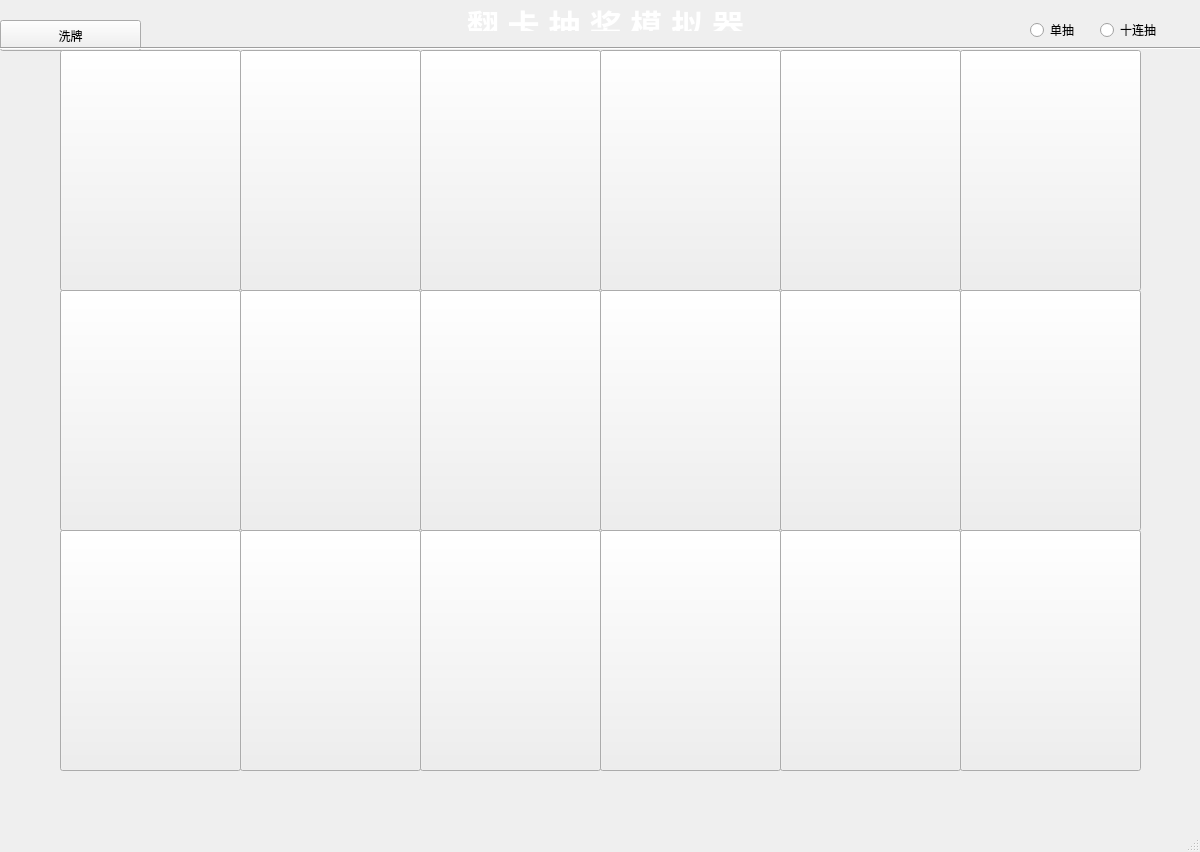
<?xml version="1.0" encoding="UTF-8"?>
<ui version="4.0">
 <class>Card</class>
 <widget class="QMainWindow" name="Card">
  <property name="geometry">
   <rect>
    <x>0</x>
    <y>0</y>
    <width>1200</width>
    <height>852</height>
   </rect>
  </property>
  <property name="minimumSize">
   <size>
    <width>1200</width>
    <height>852</height>
   </size>
  </property>
  <property name="maximumSize">
   <size>
    <width>1200</width>
    <height>852</height>
   </size>
  </property>
  <property name="windowTitle">
   <string>Card</string>
  </property>
  <widget class="QWidget" name="centralwidget">
   <widget class="QPushButton" name="pushButton_2">
    <property name="geometry">
     <rect>
      <x>0</x>
      <y>20</y>
      <width>141</width>
      <height>31</height>
     </rect>
    </property>
    <property name="text">
     <string>洗牌</string>
    </property>
   </widget>
   <widget class="Line" name="line">
    <property name="geometry">
     <rect>
      <x>0</x>
      <y>40</y>
      <width>1201</width>
      <height>16</height>
     </rect>
    </property>
    <property name="orientation">
     <enum>Qt::Horizontal</enum>
    </property>
   </widget>
   <widget class="QLabel" name="label_1">
    <property name="geometry">
     <rect>
      <x>120</x>
      <y>0</y>
      <width>971</width>
      <height>31</height>
     </rect>
    </property>
    <property name="text">
     <string>&lt;html&gt;&lt;head/&gt;&lt;body&gt;&lt;p align=&quot;center&quot;&gt;&lt;span style=&quot; font-size:24pt; font-weight:600; color:#ffffff;&quot;&gt;翻 卡 抽 奖 模 拟 器&lt;/span&gt;&lt;/p&gt;&lt;/body&gt;&lt;/html&gt;</string>
    </property>
   </widget>
   <widget class="QRadioButton" name="radioButton_1">
    <property name="geometry">
     <rect>
      <x>1030</x>
      <y>20</y>
      <width>100</width>
      <height>20</height>
     </rect>
    </property>
    <property name="text">
     <string>单抽</string>
    </property>
   </widget>
   <widget class="QRadioButton" name="radioButton_2">
    <property name="geometry">
     <rect>
      <x>1100</x>
      <y>20</y>
      <width>100</width>
      <height>20</height>
     </rect>
    </property>
    <property name="text">
     <string>十连抽</string>
    </property>
   </widget>
   <widget class="QPushButton" name="pushButton_01">
    <property name="geometry">
     <rect>
      <x>60</x>
      <y>50</y>
      <width>181</width>
      <height>241</height>
     </rect>
    </property>
    <property name="cursor">
     <cursorShape>PointingHandCursor</cursorShape>
    </property>
    <property name="styleSheet">
     <string notr="true">border-image: url(:/images/card1.jpeg);</string>
    </property>
    <property name="text">
     <string/>
    </property>
   </widget>
   <widget class="QPushButton" name="pushButton_02">
    <property name="geometry">
     <rect>
      <x>240</x>
      <y>50</y>
      <width>181</width>
      <height>241</height>
     </rect>
    </property>
    <property name="cursor">
     <cursorShape>PointingHandCursor</cursorShape>
    </property>
    <property name="styleSheet">
     <string notr="true">border-image: url(:/images/card1.jpeg);</string>
    </property>
    <property name="text">
     <string/>
    </property>
   </widget>
   <widget class="QPushButton" name="pushButton_03">
    <property name="geometry">
     <rect>
      <x>420</x>
      <y>50</y>
      <width>181</width>
      <height>241</height>
     </rect>
    </property>
    <property name="cursor">
     <cursorShape>PointingHandCursor</cursorShape>
    </property>
    <property name="styleSheet">
     <string notr="true">border-image: url(:/images/card1.jpeg);</string>
    </property>
    <property name="text">
     <string/>
    </property>
   </widget>
   <widget class="QPushButton" name="pushButton_04">
    <property name="geometry">
     <rect>
      <x>600</x>
      <y>50</y>
      <width>181</width>
      <height>241</height>
     </rect>
    </property>
    <property name="cursor">
     <cursorShape>PointingHandCursor</cursorShape>
    </property>
    <property name="styleSheet">
     <string notr="true">border-image: url(:/images/card1.jpeg);</string>
    </property>
    <property name="text">
     <string/>
    </property>
   </widget>
   <widget class="QPushButton" name="pushButton_06">
    <property name="geometry">
     <rect>
      <x>960</x>
      <y>50</y>
      <width>181</width>
      <height>241</height>
     </rect>
    </property>
    <property name="cursor">
     <cursorShape>PointingHandCursor</cursorShape>
    </property>
    <property name="styleSheet">
     <string notr="true">border-image: url(:/images/card1.jpeg);</string>
    </property>
    <property name="text">
     <string/>
    </property>
   </widget>
   <widget class="QPushButton" name="pushButton_07">
    <property name="geometry">
     <rect>
      <x>60</x>
      <y>290</y>
      <width>181</width>
      <height>241</height>
     </rect>
    </property>
    <property name="cursor">
     <cursorShape>PointingHandCursor</cursorShape>
    </property>
    <property name="styleSheet">
     <string notr="true">border-image: url(:/images/card1.jpeg);</string>
    </property>
    <property name="text">
     <string/>
    </property>
   </widget>
   <widget class="QPushButton" name="pushButton_13">
    <property name="geometry">
     <rect>
      <x>60</x>
      <y>530</y>
      <width>181</width>
      <height>241</height>
     </rect>
    </property>
    <property name="cursor">
     <cursorShape>PointingHandCursor</cursorShape>
    </property>
    <property name="styleSheet">
     <string notr="true">border-image: url(:/images/card1.jpeg);</string>
    </property>
    <property name="text">
     <string/>
    </property>
   </widget>
   <widget class="QPushButton" name="pushButton_08">
    <property name="geometry">
     <rect>
      <x>240</x>
      <y>290</y>
      <width>181</width>
      <height>241</height>
     </rect>
    </property>
    <property name="cursor">
     <cursorShape>PointingHandCursor</cursorShape>
    </property>
    <property name="styleSheet">
     <string notr="true">border-image: url(:/images/card1.jpeg);</string>
    </property>
    <property name="text">
     <string/>
    </property>
   </widget>
   <widget class="QPushButton" name="pushButton_09">
    <property name="geometry">
     <rect>
      <x>420</x>
      <y>290</y>
      <width>181</width>
      <height>241</height>
     </rect>
    </property>
    <property name="cursor">
     <cursorShape>PointingHandCursor</cursorShape>
    </property>
    <property name="styleSheet">
     <string notr="true">border-image: url(:/images/card1.jpeg);</string>
    </property>
    <property name="text">
     <string/>
    </property>
   </widget>
   <widget class="QPushButton" name="pushButton_10">
    <property name="geometry">
     <rect>
      <x>600</x>
      <y>290</y>
      <width>181</width>
      <height>241</height>
     </rect>
    </property>
    <property name="cursor">
     <cursorShape>PointingHandCursor</cursorShape>
    </property>
    <property name="styleSheet">
     <string notr="true">border-image: url(:/images/card1.jpeg);</string>
    </property>
    <property name="text">
     <string/>
    </property>
   </widget>
   <widget class="QPushButton" name="pushButton_11">
    <property name="geometry">
     <rect>
      <x>780</x>
      <y>290</y>
      <width>181</width>
      <height>241</height>
     </rect>
    </property>
    <property name="cursor">
     <cursorShape>PointingHandCursor</cursorShape>
    </property>
    <property name="styleSheet">
     <string notr="true">border-image: url(:/images/card1.jpeg);</string>
    </property>
    <property name="text">
     <string/>
    </property>
   </widget>
   <widget class="QPushButton" name="pushButton_12">
    <property name="geometry">
     <rect>
      <x>960</x>
      <y>290</y>
      <width>181</width>
      <height>241</height>
     </rect>
    </property>
    <property name="cursor">
     <cursorShape>PointingHandCursor</cursorShape>
    </property>
    <property name="styleSheet">
     <string notr="true">border-image: url(:/images/card1.jpeg);</string>
    </property>
    <property name="text">
     <string/>
    </property>
   </widget>
   <widget class="QPushButton" name="pushButton_14">
    <property name="geometry">
     <rect>
      <x>240</x>
      <y>530</y>
      <width>181</width>
      <height>241</height>
     </rect>
    </property>
    <property name="cursor">
     <cursorShape>PointingHandCursor</cursorShape>
    </property>
    <property name="styleSheet">
     <string notr="true">border-image: url(:/images/card1.jpeg);</string>
    </property>
    <property name="text">
     <string/>
    </property>
   </widget>
   <widget class="QPushButton" name="pushButton_15">
    <property name="geometry">
     <rect>
      <x>420</x>
      <y>530</y>
      <width>181</width>
      <height>241</height>
     </rect>
    </property>
    <property name="cursor">
     <cursorShape>PointingHandCursor</cursorShape>
    </property>
    <property name="styleSheet">
     <string notr="true">border-image: url(:/images/card1.jpeg);</string>
    </property>
    <property name="text">
     <string/>
    </property>
   </widget>
   <widget class="QPushButton" name="pushButton_16">
    <property name="geometry">
     <rect>
      <x>600</x>
      <y>530</y>
      <width>181</width>
      <height>241</height>
     </rect>
    </property>
    <property name="cursor">
     <cursorShape>PointingHandCursor</cursorShape>
    </property>
    <property name="styleSheet">
     <string notr="true">border-image: url(:/images/card1.jpeg);</string>
    </property>
    <property name="text">
     <string/>
    </property>
   </widget>
   <widget class="QPushButton" name="pushButton_17">
    <property name="geometry">
     <rect>
      <x>780</x>
      <y>530</y>
      <width>181</width>
      <height>241</height>
     </rect>
    </property>
    <property name="cursor">
     <cursorShape>PointingHandCursor</cursorShape>
    </property>
    <property name="styleSheet">
     <string notr="true">border-image: url(:/images/card1.jpeg);</string>
    </property>
    <property name="text">
     <string/>
    </property>
   </widget>
   <widget class="QPushButton" name="pushButton_18">
    <property name="geometry">
     <rect>
      <x>960</x>
      <y>530</y>
      <width>181</width>
      <height>241</height>
     </rect>
    </property>
    <property name="cursor">
     <cursorShape>PointingHandCursor</cursorShape>
    </property>
    <property name="styleSheet">
     <string notr="true">border-image: url(:/images/card1.jpeg);</string>
    </property>
    <property name="text">
     <string/>
    </property>
   </widget>
   <widget class="QPushButton" name="pushButton_05">
    <property name="geometry">
     <rect>
      <x>780</x>
      <y>50</y>
      <width>181</width>
      <height>241</height>
     </rect>
    </property>
    <property name="cursor">
     <cursorShape>PointingHandCursor</cursorShape>
    </property>
    <property name="styleSheet">
     <string notr="true">border-image: url(:/images/card1.jpeg);</string>
    </property>
    <property name="text">
     <string/>
    </property>
   </widget>
  </widget>
  <widget class="QMenuBar" name="menubar">
   <property name="geometry">
    <rect>
     <x>0</x>
     <y>0</y>
     <width>1200</width>
     <height>22</height>
    </rect>
   </property>
  </widget>
  <widget class="QStatusBar" name="statusbar"/>
 </widget>
 <resources/>
 <connections/>
</ui>
